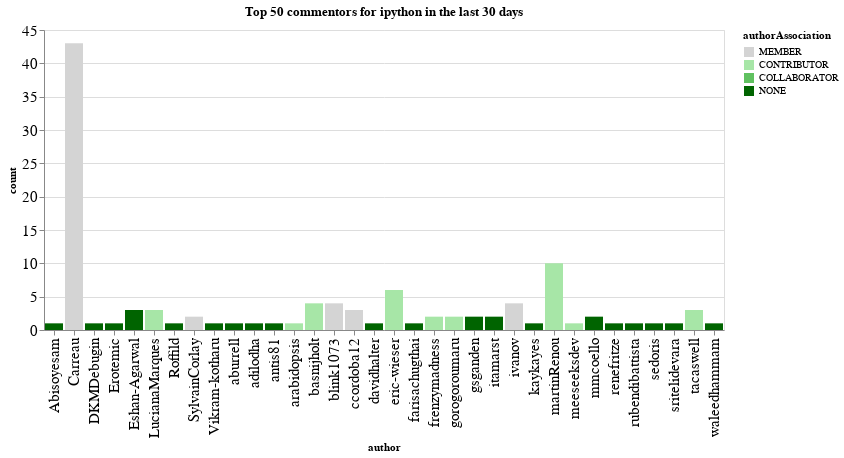

Write notebook code for a chart like this one.
### Code cell
n_plot = 50
charts = []
for ii, (iorg, idata) in enumerate(commentors.groupby(['org'])):
    title = f"Top {n_plot} commentors for {iorg} in the last {n_days} days"
    idata = idata.groupby('author', as_index=False).agg({'count': 'sum', 'authorAssociation': 'first'})
    idata = idata.sort_values('count', ascending=False).head(n_plot)
    ch = alt.Chart(data=idata.head(n_plot), title=title).mark_bar().encode(
        x='author',
        y='count',
        color=alt.Color('authorAssociation', scale=alt.Scale(domain=author_types, range=author_colors))
    )
    charts.append(ch)
alt.hconcat(*charts)

### Figure 1 — Vega-Lite specification as saved in the notebook (floating-point values rounded to 4 significant figures)
{"config": {"axisLeft": {"labelFontSize": 15}, "axisBottom": {"labelFontSize": 15}}, "hconcat": [{"mark": "bar", "encoding": {"color": {"type": "nominal", "field": "authorAssociation", "scale": {"domain": ["MEMBER", "CONTRIBUTOR", "COLLABORATOR", "NONE"], "range": ["rgb(211.82745098039214, 211.82745098039214, 211.82745098039214)", "rgb(166.98562091503268, 229.89803921568628, 166.98562091503268)", "rgb(96.37647058823529, 192.75294117647059, 96.37647058823529)", "rgb(0.0, 100.3921568627451, 0.0)"]}}, "x": {"type": "nominal", "field": "author"}, "y": {"type": "quantitative", "field": "count"}}, "title": "Top 50 commentors for ipython in the last 30 days"}], "data": {"name": "data-876b40e63fa7408e221a91bb098255de"}, "$schema": "https://vega.github.io/schema/vega-lite/v4.0.2.json", "datasets": {"data-876b40e63fa7408e221a91bb098255de": [{"author": "Carreau", "count": 43, "authorAssociation": "MEMBER"}, {"author": "martinRenou", "count": 10, "authorAssociation": "CONTRIBUTOR"}, {"author": "eric-wieser", "count": 6, "authorAssociation": "CONTRIBUTOR"}, {"author": "ivanov", "count": 4, "authorAssociation": "MEMBER"}, {"author": "blink1073", "count": 4, "authorAssociation": "MEMBER"}, {"author": "basnijholt", "count": 4, "authorAssociation": "CONTRIBUTOR"}, {"author": "tacaswell", "count": 3, "authorAssociation": "CONTRIBUTOR"}, {"author": "Eshan-Agarwal", "count": 3, "authorAssociation": "NONE"}, {"author": "LucianaMarques", "count": 3, "authorAssociation": "CONTRIBUTOR"}, {"author": "ccordoba12", "count": 3, "authorAssociation": "MEMBER"}, {"author": "gorogoroumaru", "count": 2, "authorAssociation": "CONTRIBUTOR"}, {"author": "frenzymadness", "count": 2, "authorAssociation": "CONTRIBUTOR"}, {"author": "gsganden", "count": 2, "authorAssociation": "NONE"}, {"author": "itamarst", "count": 2, "authorAssociation": "NONE"}, {"author": "mmcoello", "count": 2, "authorAssociation": "NONE"}, {"author": "SylvainCorlay", "count": 2, "authorAssociation": "MEMBER"}, {"author": "renefritze", "count": 1, "authorAssociation": "NONE"}, {"author": "kaykayes", "count": 1, "authorAssociation": "NONE"}, {"author": "rubendibattista", "count": 1, "authorAssociation": "NONE"}, {"author": "sedoris", "count": 1, "authorAssociation": "NONE"}, {"author": "sritelidevara", "count": 1, "authorAssociation": "NONE"}, {"author": "meeseeksdev", "count": 1, "authorAssociation": "CONTRIBUTOR"}, {"author": "Abisoyesam", "count": 1, "authorAssociation": "NONE"}, {"author": "farisachugthai", "count": 1, "authorAssociation": "NONE"}, {"author": "davidhalter", "count": 1, "authorAssociation": "NONE"}, {"author": "arabidopsis", "count": 1, "authorAssociation": "CONTRIBUTOR"}, {"author": "antis81", "count": 1, "authorAssociation": "NONE"}, {"author": "adilodha", "count": 1, "authorAssociation": "NONE"}, {"author": "aburrell", "count": 1, "authorAssociation": "NONE"}, {"author": "Vikram-kotharu", "count": 1, "authorAssociation": "NONE"}, {"author": "Roffild", "count": 1, "authorAssociation": "NONE"}, {"author": "Erotemic", "count": 1, "authorAssociation": "NONE"}, {"author": "DKMDebugin", "count": 1, "authorAssociation": "NONE"}, {"author": "waleedhammam", "count": 1, "authorAssociation": "NONE"}]}}
